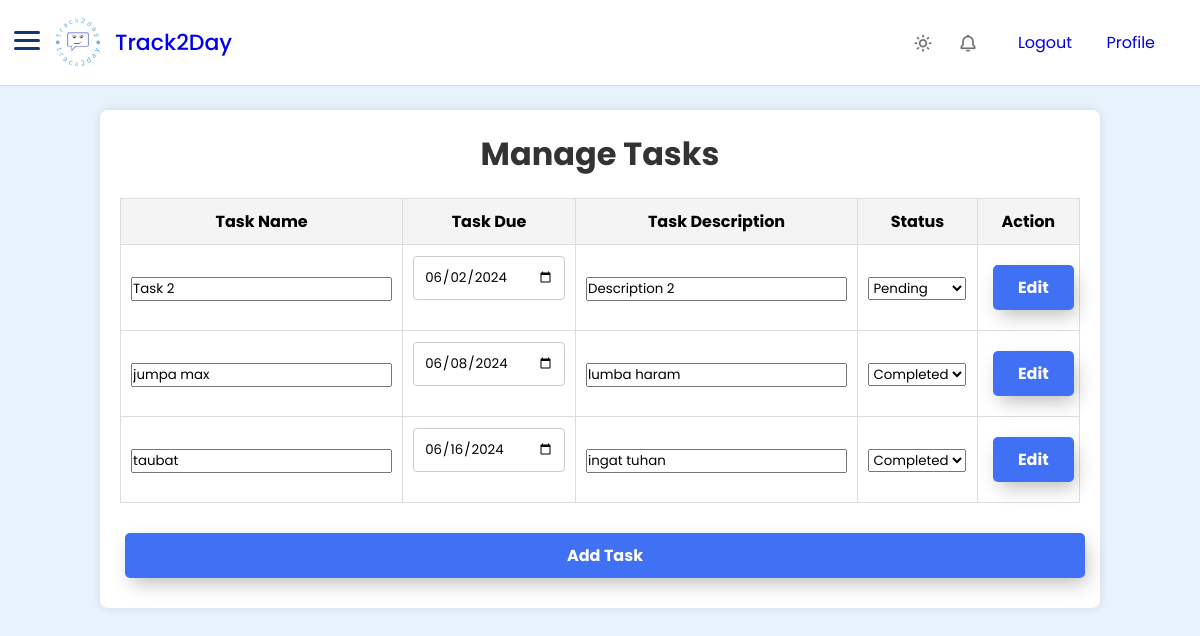
The app's page /tasks.php (signed in) with its own data.
### tables this page shows
CREATE TABLE `task` (
  `task_id` int(11) NOT NULL,
  `task_name` varchar(45) NOT NULL,
  `task_desc` varchar(45) NOT NULL,
  `task_duration` date DEFAULT NULL,
  `task_status` varchar(45) NOT NULL,
  `user_email` varchar(45) NOT NULL,
  PRIMARY KEY (`task_id`),
  KEY `fk_user_email_task` (`user_email`),
  CONSTRAINT `fk_user_email_task` FOREIGN KEY (`user_email`) REFERENCES `user` (`user_email`)
);

### tasks.php (the view, shortened to what this page needs)
<?php
include('dbconn.php');
?>
<!DOCTYPE html>
<html lang="en">
<head>
    <link href="https://unpkg.com/boxicons@2.1.4/css/boxicons.min.css" rel="stylesheet" />
    <link rel="stylesheet" href="style.css" />
</head>
<body>
    <nav class="navbar">
        <div class="logo_item">
            <img src="track2daylogo.jpg" alt="Track2Day Logo">
            <a href="menu2.php">Track2Day</a>
            <div id="menuToggle">
            <span></span>
            <span></span>
            <span></span>
          </div>
        </div>
        <div class="navbar_content">
            <i class='bx bx-sun' id="darkLight"></i>
            <i class='bx bx-bell'></i>
            <ul>
                <li><a href="logout.php">Logout</a></li>
                <li><a href="userprofile.php">Profile</a></li>
            </ul>
        </div>
    </nav>
    <main>
        <div class="tasks-container">
            <h1>Manage Tasks</h1>
            <form action="savetasks.php" method="POST">
                <table class="task-table">
                    <thead>
                        <tr>
                            <th>Task Name</th>
                            <th>Task Due</th>
                            <th>Task Description</th>
                            <th>Status</th>
                            <th>Action</th>
                        </tr>
                    </thead>
                    <tbody>
                        <?php
                        $user_email = $_SESSION['email'];
                        $sql_tasks = "SELECT * FROM task WHERE user_email = '$user_email'";
                        $result_tasks = mysqli_query($dbconn, $sql_tasks);
                        if ($result_tasks && mysqli_num_rows($result_tasks) > 0) {
                            while ($row_task = mysqli_fetch_assoc($result_tasks)) {
                                echo "<tr>";
                                echo "<td><input type='text' name='task_name[]' value='" . htmlspecialchars($row_task['task_name']) . "'></td>";
                                echo "<td><input type='date' name='task_duration[]' value='" . htmlspecialchars($row_task['task_duration']) . "'></td>";
                                echo "<td><input type='text' name='task_desc[]' value='" . htmlspecialchars($row_task['task_desc']) . "'></td>";
                                echo "<td><select name='task_status[]'><option value='pending'" . ($row_task['task_status'] == 'pending' ? ' selected' : '') . ">Pending</option><option value='completed'" . ($row_task['task_status'] == 'completed' ? ' selected' : '') . ">Completed</option></select></td>";
                                echo '<td><button type="button" onclick="location.href=\'editTask.php?id=' . $row_task['task_id'] . '\'">Edit</button></td>';
                                echo "</tr>";
                            }
                        }
                        ?>
                    </tbody>
                </table>
                <button type="button" onclick="location.href='addTask.php'">Add Task</button>
            </form>
        </div>
    </main>
</body>
</html>

### style.css (style rules this page uses)
* { margin: 0; padding: 0; box-sizing: border-box; font-family: "Poppins", sans-serif; }
:root { --white-color: #fff; --blue-color: #4070f4; --grey-color: #707070; --grey-color-light: #aaa; }
body { background-color: #e7f2fd; transition: all 0.5s ease; padding-top: 60px; }
.navbar { position: fixed; top: 0; width: 100%; left: 0; background-color: var(--white-color); display: flex; align-items: center; justify-content: space-between; padding: 15px 30px; z-index: 1000; box-shadow: 0 0 2px var(--grey-color-light); }
.logo_item { display: flex; align-items: center; column-gap: 10px; font-size: 22px; font-weight: 500; color: var(--blue-color); }
.navbar img { width: 55px; height: 55px; border-radius: 75%; margin-left: 20px; }
.navbar_content { display: flex; align-items: center; column-gap: 25px; }
.navbar a { text-decoration: none; }
.navbar_content i { cursor: pointer; font-size: 20px; color: var(--grey-color); }
.navbar_content li { list-style: none; display: inline; }
.navbar_content li a { text-decoration: none; padding: 0 15px; }
button { padding: 10px 2px; border: unset; border-radius: 15px; color: #212121; z-index: 1; background: hsl(176, 26%, 88%); position: relative; font-weight: 700; font-size: 14px; -webkit-box-shadow: 4px 8px 19px -2px rgba(0,0,0,0.27); box-shadow: 4px 8px 19px -3px rgba(0,0,0,0.27); transition: all 250ms; overflow: hidden; }
button::before { content: ""; position: absolute; top: 0; left: 0; height: 100%; width: 0; border-radius: 15px; background-color: #212121; z-index: -1; -webkit-box-shadow: 4px 8px 19px -3px rgba(0,0,0,0.27); box-shadow: 4px 8px 19px -3px rgba(0,0,0,0.27); transition: all 250ms }
#menuToggle { display: block; position: relative; right: 218px; z-index: 1; -webkit-user-select: none; user-select: none; }
#menuToggle span { display: block; right: 10px; width: 26px; height: 3px; margin-bottom: 5px; position: relative; background: #113872; border-radius: 3px; z-index: 1; transform-origin: 4px 0px; transition: transform 0.5s cubic-bezier(0.77,0.2,0.05,1.0), background 0.5s cubic-bezier(0.77,0.2,0.05,1.0), opacity 0.55s ease; }
#menuToggle span:nth-last-child(2) { transform-origin: 0% 100%; }
button { width: 100%; padding: 10px; border: none; border-radius: 5px; background-color: var(--blue-color); color: var(--white-color); font-size: 16px; cursor: pointer; transition: background-color 0.3s ease; }
.tasks-container { max-width: 1000px; margin: 50px auto; background: white; padding: 20px; border-radius: 8px; box-shadow: 0 0 10px rgba(0,0,0,0.1); }
.tasks-container h1 { text-align: center; color: #333; margin-bottom: 20px; }
.task-table { width: 100%; border-collapse: collapse; margin-bottom: 20px; }
.task-table th, .task-table td { padding: 10px; border: 1px solid #ddd; text-align: center; }
.task-table th { background-color: #f4f4f4; }
.tasks-container button { padding: 10px 20px; margin: 10px 5px; border: none; border-radius: 5px; background-color: #4070f4; color: #fff; font-size: 16px; cursor: pointer; transition: background-color 0.3s ease; }
form { margin-top: 20px; }
input[type="date"], textarea { width: 100%; padding: 10px; margin-bottom: 20px; border: 1px solid #ccc; border-radius: 4px; }
* { margin: 0; padding: 0; box-sizing: border-box; }
html { height: 100%; }
body { height: 100%; }
.table, td { width: 400px; height: 40px; border: 1px solid black; }
*, *::before, *::after { box-sizing: border-box; }
table { width: 100%; border-collapse: collapse; margin-top: 10px; }
table, th, td { border: 1px solid #ddd; }
th, td { padding: 10px; text-align: left; }
th { background-color: #f2f2f2; }

### records on screen
task: task_name "Task 2", task_duration "06/02/2024", task_desc "Description 2"
task: task_name "jumpa max", task_duration "06/08/2024", task_desc "lumba haram", task_status "Completed"
task: task_name "taubat", task_duration "06/16/2024", task_desc "ingat tuhan", task_status "Completed"
